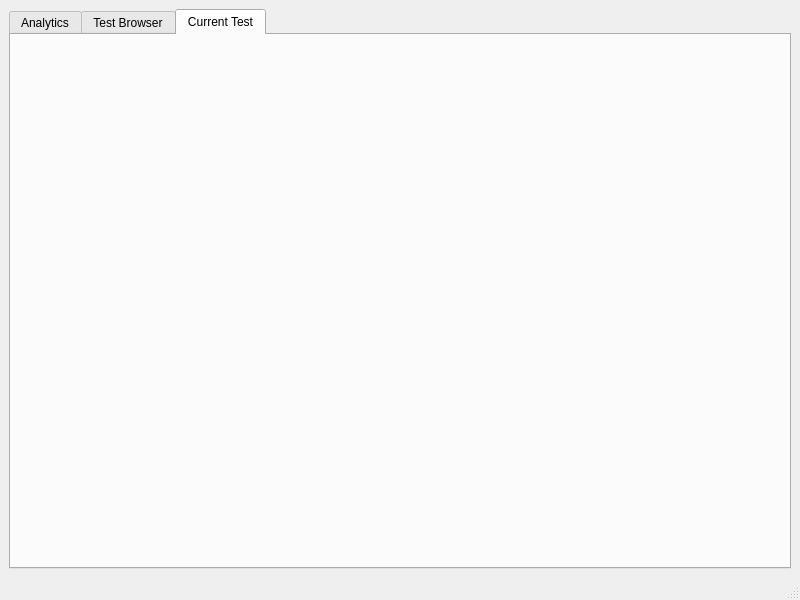
<?xml version="1.0" encoding="UTF-8"?>
<ui version="4.0">
 <class>MainWidget</class>
 <widget class="QMainWindow" name="MainWidget">
  <property name="geometry">
   <rect>
    <x>0</x>
    <y>0</y>
    <width>800</width>
    <height>600</height>
   </rect>
  </property>
  <property name="acceptDrops">
   <bool>false</bool>
  </property>
  <property name="windowTitle">
   <string>TypingStats</string>
  </property>
  <widget class="QWidget" name="centralwidget">
   <layout class="QHBoxLayout" name="horizontalLayout">
    <item>
     <widget class="QTabWidget" name="tabWidget">
      <property name="tabShape">
       <enum>QTabWidget::Rounded</enum>
      </property>
      <property name="currentIndex">
       <number>2</number>
      </property>
      <widget class="QWidget" name="tab_analytics">
       <attribute name="title">
        <string>Analytics</string>
       </attribute>
       <layout class="QHBoxLayout" name="horizontalLayout_2">
        <item>
         <widget class="QTableView" name="lastTestTable"/>
        </item>
       </layout>
      </widget>
      <widget class="QWidget" name="tab_testBrowser">
       <attribute name="title">
        <string>Test Browser</string>
       </attribute>
       <layout class="QVBoxLayout" name="verticalLayout">
        <item>
         <widget class="TestEditorWidget" name="testEditorWidget" native="true"/>
        </item>
       </layout>
      </widget>
      <widget class="QWidget" name="tab_currentTest">
       <attribute name="title">
        <string>Current Test</string>
       </attribute>
       <layout class="QVBoxLayout" name="verticalLayout_2">
        <item>
         <widget class="TextEntryWidget" name="textEntryWidget" native="true"/>
        </item>
       </layout>
      </widget>
     </widget>
    </item>
   </layout>
  </widget>
  <widget class="QMenuBar" name="menubar">
   <property name="geometry">
    <rect>
     <x>0</x>
     <y>0</y>
     <width>800</width>
     <height>22</height>
    </rect>
   </property>
  </widget>
  <widget class="QStatusBar" name="statusbar"/>
 </widget>
 <customwidgets>
  <customwidget>
   <class>TextEntryWidget</class>
   <extends>QWidget</extends>
   <header>textentrywidget.h</header>
   <container>1</container>
  </customwidget>
  <customwidget>
   <class>TestEditorWidget</class>
   <extends>QWidget</extends>
   <header>testeditorwidget.h</header>
   <container>1</container>
  </customwidget>
 </customwidgets>
 <resources/>
 <connections/>
</ui>
